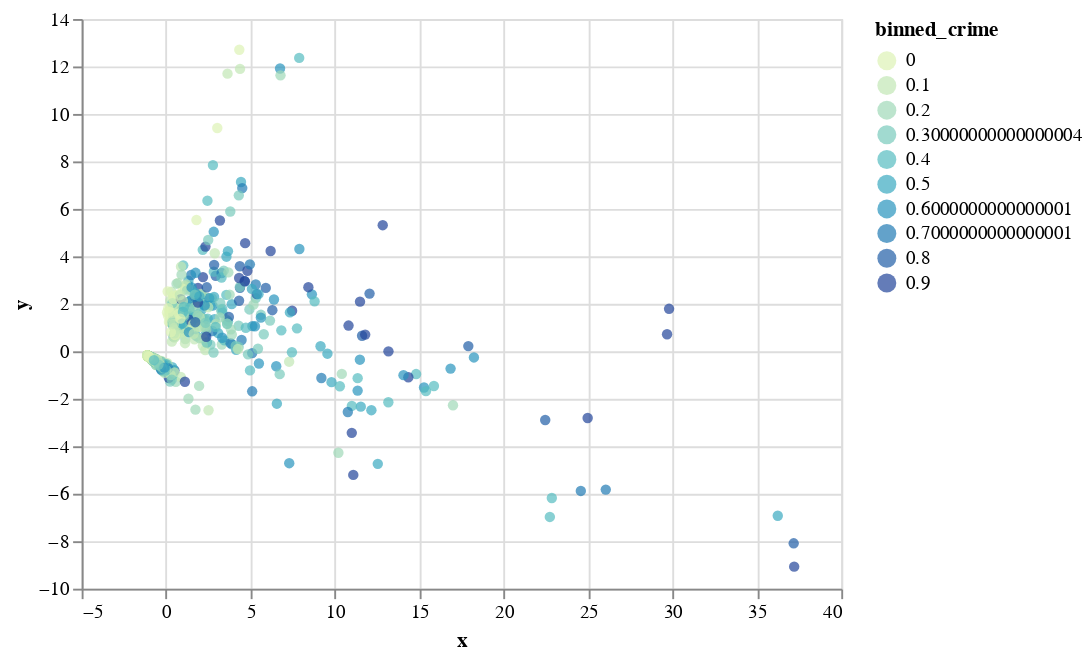

Source (notebook cell):
### Code cell
pca_df2['crime_rate'] = processed['ViolentCrimesPerPop numeric']

alt.Chart(pca_df2).mark_circle().encode(
    x='x:Q',
    y='y:Q',
    color=alt.Color('binned_crime:O', scale=alt.Scale(scheme='yellowgreenblue'))
).transform_bin(
    as_='binned_crime', 
    field='crime_rate',
)

### Figure 1 — Vega-Lite specification as saved in the notebook (floating-point values rounded to 4 significant figures; data arrays with more than 128 entries replaced by an {"elided": "..."} marker saying what was removed)
{"config": {"view": {"continuousWidth": 400, "continuousHeight": 300}}, "data": {"name": "data-faad5749f7c8cf526dd01109e46c9c1d"}, "mark": "circle", "encoding": {"color": {"type": "ordinal", "field": "binned_crime", "scale": {"scheme": "yellowgreenblue"}}, "x": {"type": "quantitative", "field": "x"}, "y": {"type": "quantitative", "field": "y"}}, "transform": [{"bin": true, "field": "crime_rate", "as": "binned_crime"}], "$schema": "https://vega.github.io/schema/vega-lite/v4.0.2.json", "datasets": {"data-faad5749f7c8cf526dd01109e46c9c1d": {"elided": "1994 records"}}}
